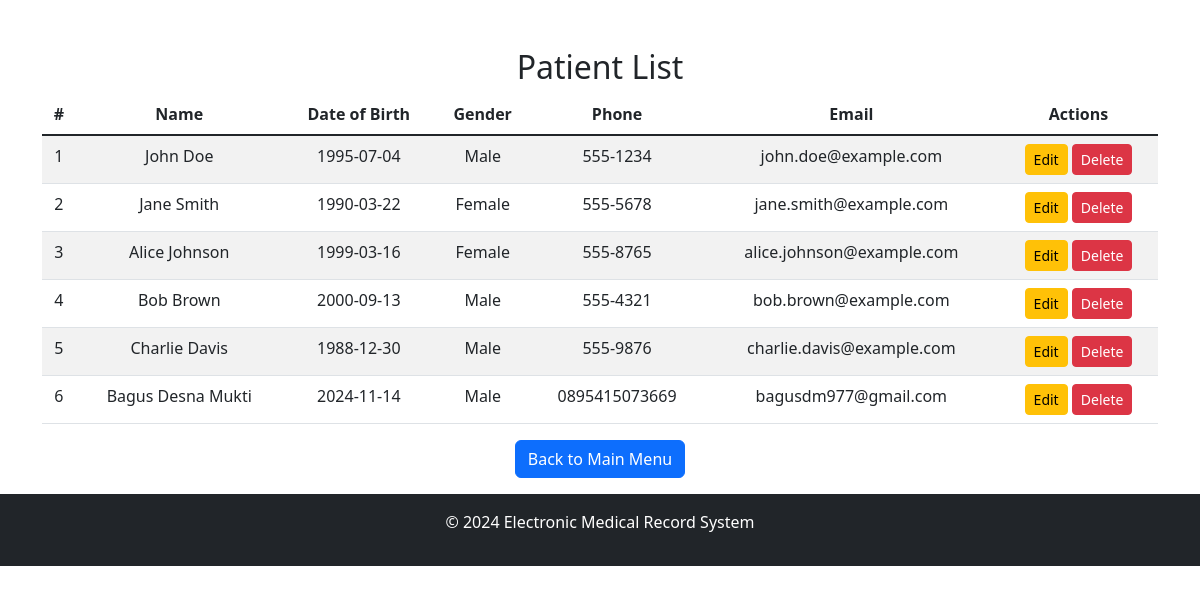
The page /view_patient.php on the database its author committed.
### tables this page shows
CREATE TABLE `patients` (
  `id` int(11) NOT NULL,
  `full_name` varchar(255) NOT NULL,
  `date_of_birth` date NOT NULL,
  `gender` varchar(50) NOT NULL,
  `address` text NOT NULL,
  `phone` varchar(15) NOT NULL,
  `email` varchar(100) NOT NULL
);

### view_patient.php (the view)
<?php include('inc/header.php'); ?>
<?php include('inc/db.php'); ?>
<div class="container mt-5">
    <h2 class="text-center">Patient List</h2>
    <table class="table table-striped table-hover">
        <thead>
            <tr>
                <th>#</th>
                <th>Name</th>
                <th>Date of Birth</th>
                <th>Gender</th>
                <th>Phone</th>
                <th>Email</th>
                <th>Actions</th>
            </tr>
        </thead>
        <tbody>
            <?php
            $sql = "SELECT * FROM patients";
            $result = $conn->query($sql);
            $counter = 1;
            while ($row = $result->fetch_assoc()) {
                echo "<tr>
                        <td>{$counter}</td>
                        <td>{$row['full_name']}</td>
                        <td>{$row['date_of_birth']}</td>
                        <td>{$row['gender']}</td>
                        <td>{$row['phone']}</td>
                        <td>{$row['email']}</td>
                        <td>
                            <a href='edit_patient.php?id={$row['id']}' class='btn btn-warning btn-sm'>Edit</a>
                            <a href='delete_patient.php?id={$row['id']}' class='btn btn-danger btn-sm'>Delete</a>
                        </td>
                    </tr>";
                $counter++;
            }
            ?>
        </tbody>
    </table>
    <div class="d-flex justify-content-center mb-3">
        <a href="index.php" class="btn btn-primary">Back to Main Menu</a>
    </div>
</div>
<?php include('inc/footer.php'); ?>

### css/style.css (style rules this page uses)
body { font-family: Arial, sans-serif; }
.container { margin-top: 30px; }
.table th, .table td { text-align: center; }

### rows shown on the page
patients: full_name "John Doe", date_of_birth "1995-07-04", gender "Male", phone "555-1234", email "john.doe@example.com"
patients: full_name "Jane Smith", date_of_birth "1990-03-22", gender "Female", phone "555-5678", email "jane.smith@example.com"
patients: full_name "Alice Johnson", date_of_birth "1999-03-16", gender "Female", phone "555-8765", email "alice.johnson@example.com"
patients: full_name "Bob Brown", date_of_birth "2000-09-13", gender "Male", phone "555-4321", email "bob.brown@example.com"
patients: full_name "Charlie Davis", date_of_birth "1988-12-30", gender "Male", phone "555-9876", email "charlie.davis@example.com"
patients: full_name "Bagus Desna Mukti", date_of_birth "2024-11-14", gender "Male", phone "0895415073669", email "bagusdm977@gmail.com"
